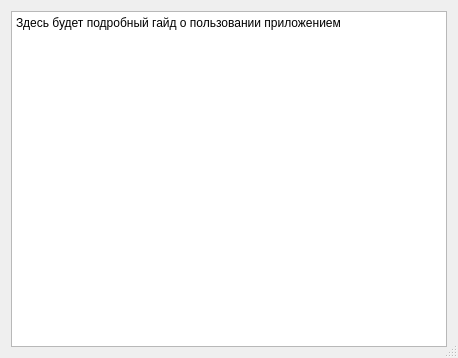
<?xml version="1.0" encoding="UTF-8"?>
<ui version="4.0">
 <class>GuideWindow</class>
 <widget class="QDialog" name="GuideWindow">
  <property name="windowModality">
   <enum>Qt::NonModal</enum>
  </property>
  <property name="enabled">
   <bool>true</bool>
  </property>
  <property name="geometry">
   <rect>
    <x>0</x>
    <y>0</y>
    <width>458</width>
    <height>358</height>
   </rect>
  </property>
  <property name="tabletTracking">
   <bool>false</bool>
  </property>
  <property name="acceptDrops">
   <bool>false</bool>
  </property>
  <property name="windowTitle">
   <string>Guide</string>
  </property>
  <property name="sizeGripEnabled">
   <bool>true</bool>
  </property>
  <layout class="QVBoxLayout" name="verticalLayout">
   <item>
    <widget class="QTextEdit" name="textEdit">
     <property name="enabled">
      <bool>true</bool>
     </property>
     <property name="readOnly">
      <bool>true</bool>
     </property>
     <property name="html">
      <string>&lt;!DOCTYPE HTML PUBLIC &quot;-//W3C//DTD HTML 4.0//EN&quot; &quot;http://www.w3.org/TR/REC-html40/strict.dtd&quot;&gt;
&lt;html&gt;&lt;head&gt;&lt;meta name=&quot;qrichtext&quot; content=&quot;1&quot; /&gt;&lt;meta charset=&quot;utf-8&quot; /&gt;&lt;style type=&quot;text/css&quot;&gt;
p, li { white-space: pre-wrap; }
hr { height: 1px; border-width: 0; }
li.unchecked::marker { content: &quot;\2610&quot;; }
li.checked::marker { content: &quot;\2612&quot;; }
&lt;/style&gt;&lt;/head&gt;&lt;body style=&quot; font-family:'Segoe UI'; font-size:9pt; font-weight:400; font-style:normal;&quot;&gt;
&lt;p style=&quot; margin-top:0px; margin-bottom:0px; margin-left:0px; margin-right:0px; -qt-block-indent:0; text-indent:0px;&quot;&gt;Здесь будет подробный гайд о пользовании приложением&lt;/p&gt;&lt;/body&gt;&lt;/html&gt;</string>
     </property>
    </widget>
   </item>
  </layout>
 </widget>
 <resources/>
 <connections/>
</ui>
